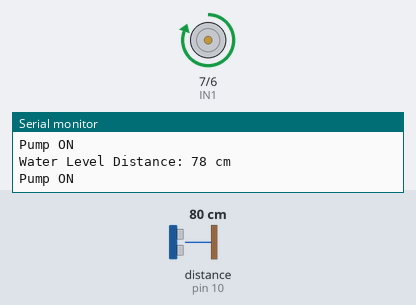
A sketch run on a simulated Arduino Uno, built with avr-gcc and run on an emulated ATmega328P. Parts: motor-driver pin pairs drawn as motors (green arrow = first pin HIGH = forward, orange = second pin HIGH = backward, longer = more drive), the last lines printed to the serial monitor. Wiring (inferred from the names in the program): ultrasonic range finder: trigger pin 13; echo pin 10. The inputs (shaded band) are chosen by the test bench; at power-on: distance to the obstacle (sensor on pin 10) 80 cm. The echo pulse lasts 58.3 µs per cm.

Above: at 1.3 s.
1.4 s: distance to the obstacle (sensor on pin 10) set to 45 cm
2.9 s: distance to the obstacle (sensor on pin 10) set to 38 cm
At 3.3 s:
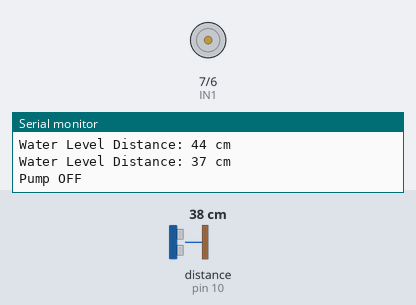
4.5 s: distance to the obstacle (sensor on pin 10) set to 69 cm
7.5 s: distance to the obstacle (sensor on pin 10) set to 76 cm
At 8.2 s:
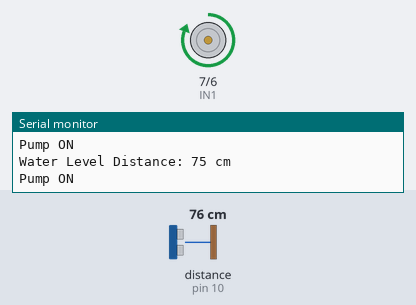
9.0 s: distance to the obstacle (sensor on pin 10) set to 2 cm
At 9.8 s:
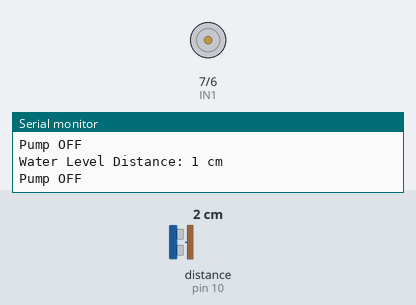
Timing chart, 0 to 11.5 s (numbered marks = the images above; inputs shaded):
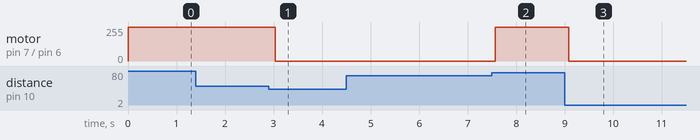

The sketch:

water_level_basedautomatic_pump_control.ino
```cpp
// Pin configuration
const int TRIG = 13;
const int ECHO = 10;
const int IN1  = 7;
const int IN2  = 6;

long duration;
int distance;

// Distance thresholds
const int minDistance = 40;   // Tank full -> Pump OFF
const int maxDistance = 70;   // Tank empty -> Pump ON

void setup() {
  pinMode(TRIG, OUTPUT);
  pinMode(ECHO, INPUT);

  pinMode(IN1, OUTPUT);
  pinMode(IN2, OUTPUT);

  Serial.begin(9600);
}

void loop() {
  // --- Ultrasonic trigger pulse ---
  digitalWrite(TRIG, LOW);
  delayMicroseconds(2);
  digitalWrite(TRIG, HIGH);
  delayMicroseconds(10);
  digitalWrite(TRIG, LOW);

  // --- Measure echo time ---
  duration = pulseIn(ECHO, HIGH);

  // --- Convert to cm ---
  distance = duration * 0.034 / 2;

  // --- Print distance ---
  Serial.print("Water Level Distance: ");
  Serial.print(distance);
  Serial.println(" cm");

  // --- Pump Control Logic ---
  if (distance > maxDistance) {
    // Tank empty -> Pump ON
    digitalWrite(IN1, HIGH);
    digitalWrite(IN2, LOW);
    Serial.println("Pump ON");
  }
  else if (distance < minDistance) {
    // Tank full -> Pump OFF
    digitalWrite(IN1, LOW);
    digitalWrite(IN2, LOW);
    Serial.println("Pump OFF");
  }

  // --- Small delay before next reading ---
  delay(500);
}
```

Measured:
- the behaviour switches between 41 and 40 cm on distance to the obstacle (sensor on pin 10) (found by bisection; images 0 and 1)
- the behaviour switches between 71 and 72 cm on distance to the obstacle (sensor on pin 10) (found by bisection; images 1 and 2)
- after the input at 2.9 s, motor on pin 7 (IN1) / pin 6 (IN2): forward 255/255 → stopped after 0.13 s
- after the input at 7.5 s, motor on pin 7 (IN1) / pin 6 (IN2): stopped → forward 255/255 after 0.07 s
- after the input at 9.0 s, motor on pin 7 (IN1) / pin 6 (IN2): forward 255/255 → stopped after 0.08 s
